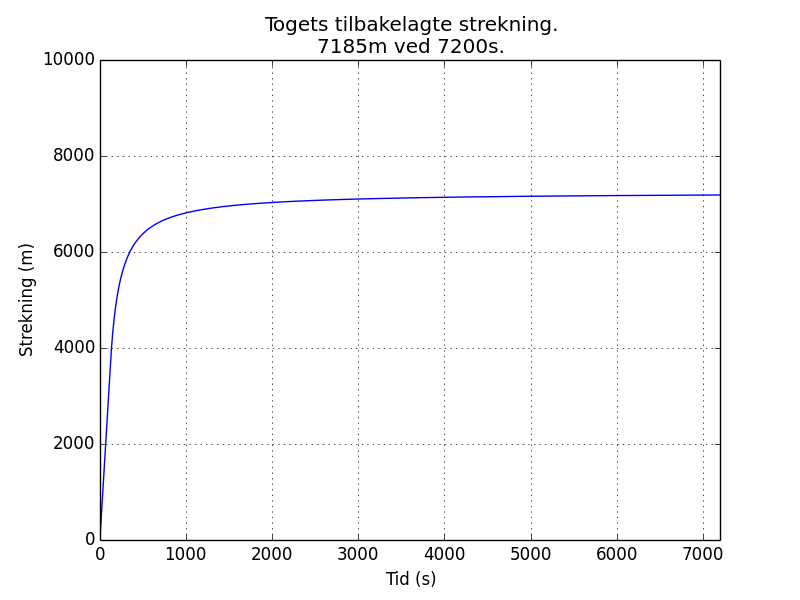

Source code (Python):
# coding: utf-8

import numpy as np
import matplotlib.pyplot as plt

Tmin = 0
Tmax = 120*60
Tone = 120
Vzero = 30.0

x = range(Tmax+1)
y = [Vzero]*len(x)

f = lambda t: ((Vzero*(Tone**2))/(t**2))

for n in range(Tone, Tmax): y[n+1] = f(n)

fig = plt.figure()
plt.axis([Tmin, Tmax, -10, 10000])
plt.xlabel('Tid (s)')
plt.ylabel('Strekning (m)')
plt.title('Togets tilbakelagte strekning.\n' + str(int(round(np.sum(y)))) + 'm ved ' + str(Tmax) + 's.')
plt.grid(True)
plt.plot(x, np.cumsum(y))
plt.show()
fig.savefig('oppg_2c.png')
